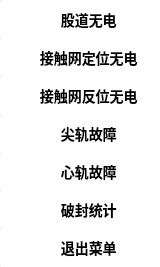
<?xml version="1.0" encoding="UTF-8"?>
<ui version="4.0">
 <class>DLG_FZList</class>
 <widget class="QDialog" name="DLG_FZList">
  <property name="geometry">
   <rect>
    <x>0</x>
    <y>0</y>
    <width>160</width>
    <height>267</height>
   </rect>
  </property>
  <property name="windowTitle">
   <string>Dialog</string>
  </property>
  <widget class="QPushButton" name="pushButton">
   <property name="geometry">
    <rect>
     <x>0</x>
     <y>0</y>
     <width>162</width>
     <height>40</height>
    </rect>
   </property>
   <property name="layoutDirection">
    <enum>Qt::LeftToRight</enum>
   </property>
   <property name="styleSheet">
    <string notr="true">QPushButton{border:1px groove gray;border-radius:4px;padding:2px 4px;border-style:outset;}
QPushButton:hover{background-color: rgb(0, 0, 251);color:rgb(255, 255, 255);}
QPushButton:pressed{background-color: rgb(0, 0, 251);border-style:inset;color:rgb(255, 255, 255);}
QPushButton{background-color: qlineargradient(spread:pad, x1:0, y1:1, x2:0, y2:0, stop:0 rgba(220, 220, 220, 255), stop:1 rgba(250, 250, 250, 255));}
QPushButton{background-color: rgb(255, 255, 255);}
QPushButton{border-color: rgb(255, 255, 255)}
QPushButton{font:bold 14px;}</string>
   </property>
   <property name="text">
    <string>    股道无电</string>
   </property>
   <property name="checkable">
    <bool>false</bool>
   </property>
   <property name="autoRepeat">
    <bool>false</bool>
   </property>
  </widget>
  <widget class="QPushButton" name="pushButton_2">
   <property name="geometry">
    <rect>
     <x>0</x>
     <y>38</y>
     <width>162</width>
     <height>40</height>
    </rect>
   </property>
   <property name="layoutDirection">
    <enum>Qt::LeftToRight</enum>
   </property>
   <property name="styleSheet">
    <string notr="true">QPushButton{border:1px groove gray;border-radius:4px;padding:2px 4px;border-style:outset;}
QPushButton:hover{background-color: rgb(0, 0, 251);color:rgb(255, 255, 255);}
QPushButton:pressed{background-color: rgb(0, 0, 251);border-style:inset;color:rgb(255, 255, 255);}
QPushButton{background-color: qlineargradient(spread:pad, x1:0, y1:1, x2:0, y2:0, stop:0 rgba(220, 220, 220, 255), stop:1 rgba(250, 250, 250, 255));}
QPushButton{background-color: rgb(255, 255, 255);}
QPushButton{border-color: rgb(255, 255, 255)}
QPushButton{font:bold 14px;}</string>
   </property>
   <property name="text">
    <string>    接触网定位无电</string>
   </property>
   <property name="checkable">
    <bool>false</bool>
   </property>
   <property name="autoRepeat">
    <bool>false</bool>
   </property>
  </widget>
  <widget class="QPushButton" name="pushButton_4">
   <property name="geometry">
    <rect>
     <x>0</x>
     <y>114</y>
     <width>162</width>
     <height>40</height>
    </rect>
   </property>
   <property name="layoutDirection">
    <enum>Qt::LeftToRight</enum>
   </property>
   <property name="styleSheet">
    <string notr="true">QPushButton{border:1px groove gray;border-radius:4px;padding:2px 4px;border-style:outset;}
QPushButton:hover{background-color: rgb(0, 0, 251);color:rgb(255, 255, 255);}
QPushButton:pressed{background-color: rgb(0, 0, 251);border-style:inset;color:rgb(255, 255, 255);}
QPushButton{background-color: qlineargradient(spread:pad, x1:0, y1:1, x2:0, y2:0, stop:0 rgba(220, 220, 220, 255), stop:1 rgba(250, 250, 250, 255));}
QPushButton{background-color: rgb(255, 255, 255);}
QPushButton{border-color: rgb(255, 255, 255)}
QPushButton{font:bold 14px;}</string>
   </property>
   <property name="text">
    <string>    尖轨故障</string>
   </property>
   <property name="checkable">
    <bool>false</bool>
   </property>
   <property name="autoRepeat">
    <bool>false</bool>
   </property>
  </widget>
  <widget class="QPushButton" name="pushButton_3">
   <property name="geometry">
    <rect>
     <x>0</x>
     <y>76</y>
     <width>162</width>
     <height>40</height>
    </rect>
   </property>
   <property name="layoutDirection">
    <enum>Qt::LeftToRight</enum>
   </property>
   <property name="styleSheet">
    <string notr="true">QPushButton{border:1px groove gray;border-radius:4px;padding:2px 4px;border-style:outset;}
QPushButton:hover{background-color: rgb(0, 0, 251);color:rgb(255, 255, 255);}
QPushButton:pressed{background-color: rgb(0, 0, 251);border-style:inset;color:rgb(255, 255, 255);}
QPushButton{background-color: qlineargradient(spread:pad, x1:0, y1:1, x2:0, y2:0, stop:0 rgba(220, 220, 220, 255), stop:1 rgba(250, 250, 250, 255));}
QPushButton{background-color: rgb(255, 255, 255);}
QPushButton{border-color: rgb(255, 255, 255)}
QPushButton{font:bold 14px;}</string>
   </property>
   <property name="text">
    <string>    接触网反位无电</string>
   </property>
   <property name="checkable">
    <bool>false</bool>
   </property>
   <property name="autoRepeat">
    <bool>false</bool>
   </property>
  </widget>
  <widget class="QPushButton" name="pushButton_5">
   <property name="geometry">
    <rect>
     <x>0</x>
     <y>152</y>
     <width>162</width>
     <height>40</height>
    </rect>
   </property>
   <property name="layoutDirection">
    <enum>Qt::LeftToRight</enum>
   </property>
   <property name="styleSheet">
    <string notr="true">QPushButton{border:1px groove gray;border-radius:4px;padding:2px 4px;border-style:outset;}
QPushButton:hover{background-color: rgb(0, 0, 251);color:rgb(255, 255, 255);}
QPushButton:pressed{background-color: rgb(0, 0, 251);border-style:inset;color:rgb(255, 255, 255);}
QPushButton{background-color: qlineargradient(spread:pad, x1:0, y1:1, x2:0, y2:0, stop:0 rgba(220, 220, 220, 255), stop:1 rgba(250, 250, 250, 255));}
QPushButton{background-color: rgb(255, 255, 255);}
QPushButton{border-color: rgb(255, 255, 255)}
QPushButton{font:bold 14px;}</string>
   </property>
   <property name="text">
    <string>    心轨故障</string>
   </property>
   <property name="checkable">
    <bool>false</bool>
   </property>
   <property name="autoRepeat">
    <bool>false</bool>
   </property>
  </widget>
  <widget class="QPushButton" name="pushButton_7">
   <property name="geometry">
    <rect>
     <x>0</x>
     <y>228</y>
     <width>162</width>
     <height>40</height>
    </rect>
   </property>
   <property name="layoutDirection">
    <enum>Qt::LeftToRight</enum>
   </property>
   <property name="styleSheet">
    <string notr="true">QPushButton{border:1px groove gray;border-radius:4px;padding:2px 4px;border-style:outset;}
QPushButton:hover{background-color: rgb(0, 0, 251);color:rgb(255, 255, 255);}
QPushButton:pressed{background-color: rgb(0, 0, 251);border-style:inset;color:rgb(255, 255, 255);}
QPushButton{background-color: qlineargradient(spread:pad, x1:0, y1:1, x2:0, y2:0, stop:0 rgba(220, 220, 220, 255), stop:1 rgba(250, 250, 250, 255));}
QPushButton{background-color: rgb(255, 255, 255);}
QPushButton{border-color: rgb(255, 255, 255)}
QPushButton{font:bold 14px;}</string>
   </property>
   <property name="text">
    <string>    退出菜单</string>
   </property>
   <property name="checkable">
    <bool>false</bool>
   </property>
   <property name="autoRepeat">
    <bool>false</bool>
   </property>
  </widget>
  <widget class="QPushButton" name="pushButton_6">
   <property name="geometry">
    <rect>
     <x>0</x>
     <y>190</y>
     <width>162</width>
     <height>40</height>
    </rect>
   </property>
   <property name="layoutDirection">
    <enum>Qt::LeftToRight</enum>
   </property>
   <property name="styleSheet">
    <string notr="true">QPushButton{border:1px groove gray;border-radius:4px;padding:2px 4px;border-style:outset;}
QPushButton:hover{background-color: rgb(0, 0, 251);color:rgb(255, 255, 255);}
QPushButton:pressed{background-color: rgb(0, 0, 251);border-style:inset;color:rgb(255, 255, 255);}
QPushButton{background-color: qlineargradient(spread:pad, x1:0, y1:1, x2:0, y2:0, stop:0 rgba(220, 220, 220, 255), stop:1 rgba(250, 250, 250, 255));}
QPushButton{background-color: rgb(255, 255, 255);}
QPushButton{border-color: rgb(255, 255, 255)}
QPushButton{font:bold 14px;}</string>
   </property>
   <property name="text">
    <string>    破封统计</string>
   </property>
   <property name="checkable">
    <bool>false</bool>
   </property>
   <property name="autoRepeat">
    <bool>false</bool>
   </property>
  </widget>
 </widget>
 <resources/>
 <connections/>
</ui>
